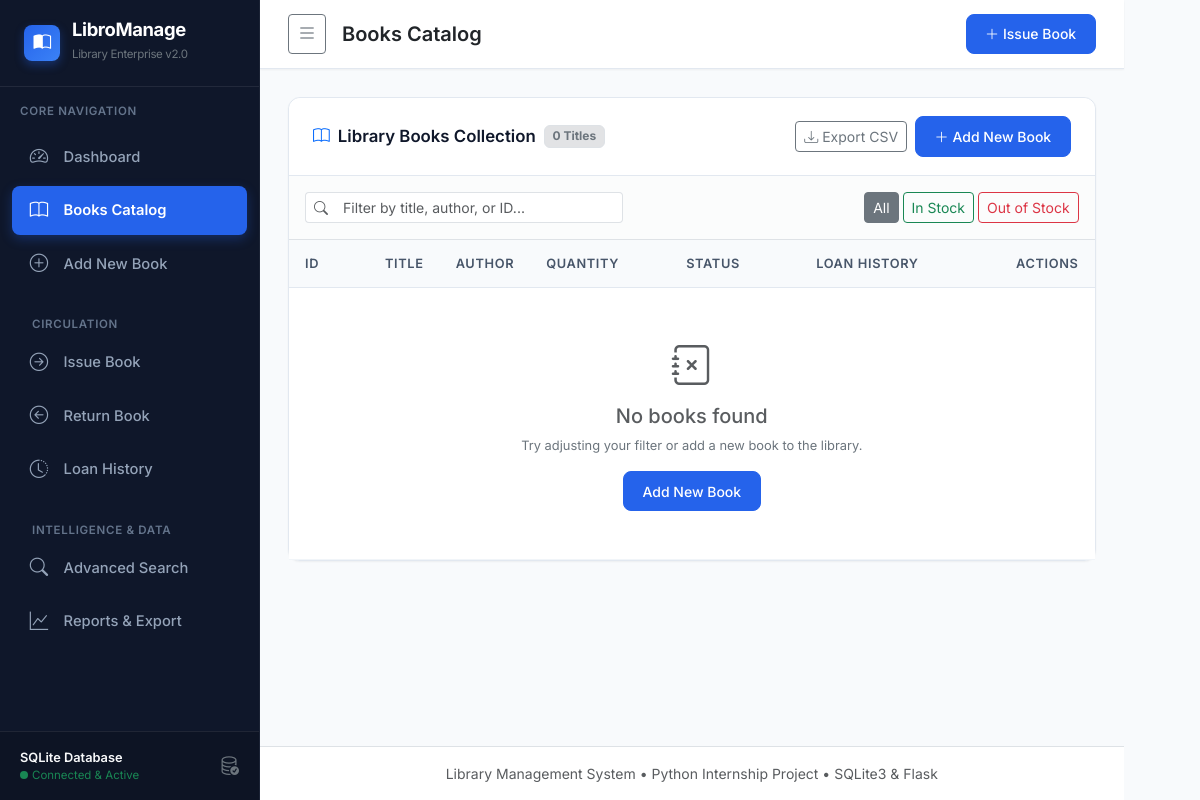
Before: /books with the older database file.
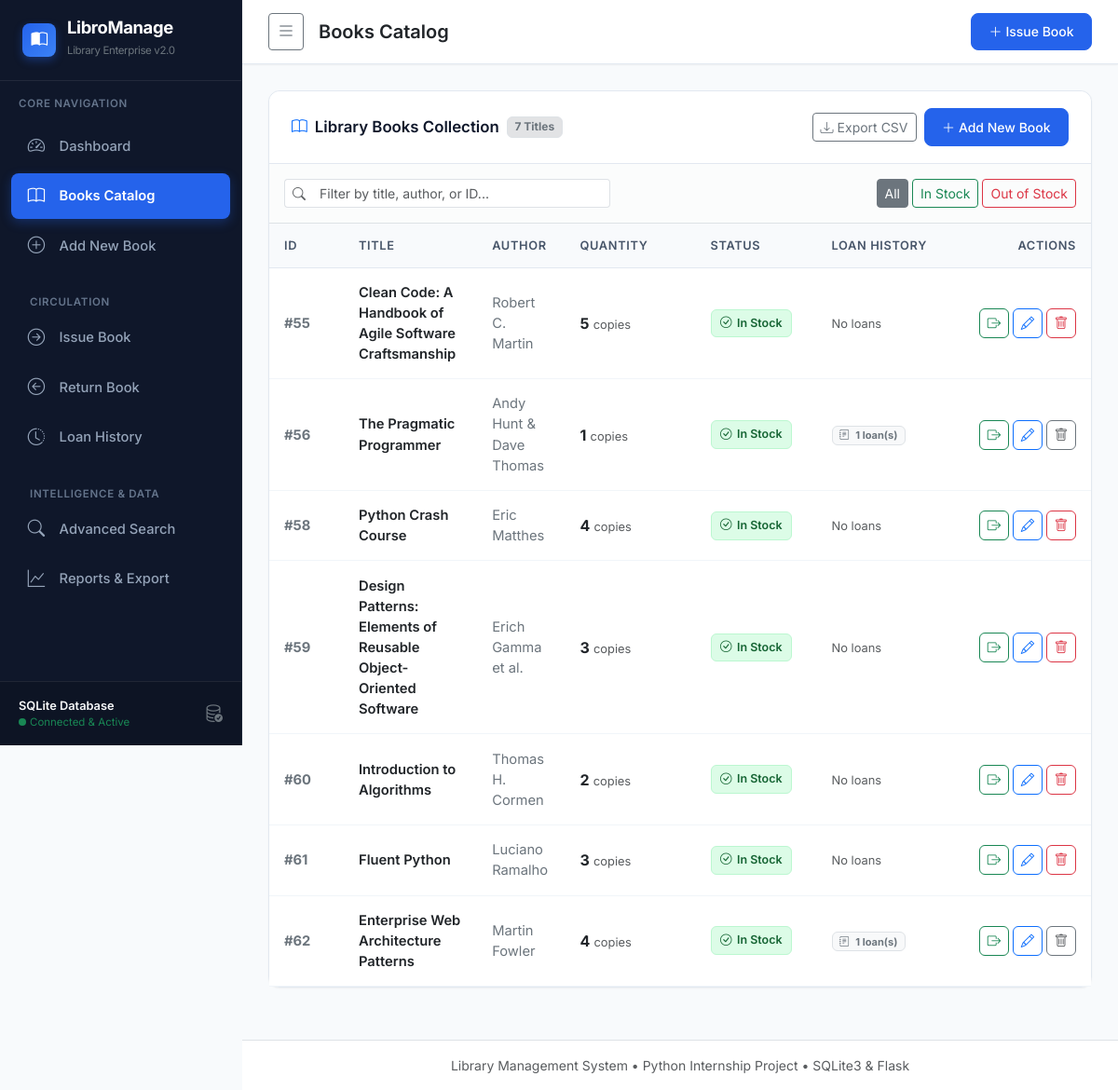
After: the same page with the newer database file.
### tables this page shows
CREATE TABLE books (
            id INTEGER PRIMARY KEY AUTOINCREMENT,
            title TEXT NOT NULL,
            author TEXT NOT NULL,
            quantity INTEGER NOT NULL CHECK(quantity >= 0)
        );

### app.py (the view)
@app.route("/books")
def view_books_page():
    current_filter = request.args.get("filter", "").strip().lower()
    conn = get_connection()
    try:
        cursor = conn.cursor()
        where_clause = ""
        if current_filter == "available":
            where_clause = "WHERE b.quantity > 0"
        elif current_filter == "out_of_stock":
            where_clause = "WHERE b.quantity = 0"
        query = f"""
            SELECT b.id, b.title, b.author, b.quantity,
                   (SELECT COUNT(*) FROM issued_books i WHERE i.book_id = b.id) AS issue_count,
                   (SELECT COUNT(*) FROM issued_books i WHERE i.book_id = b.id AND i.return_date IS NULL) AS active_loans
            FROM books b
            {where_clause}
            ORDER BY b.id ASC
        """
        cursor.execute(query)
        rows = cursor.fetchall()
        books = [
            {
                "id": r[0],
                "title": r[1],
                "author": r[2],
                "quantity": r[3],
                "issue_count": r[4],
                "active_loans": r[5],
            }
            for r in rows
        ]
        return render_template(
            "books.html",
            active_page="books",
            books=books,
            current_filter=current_filter,
        )
    finally:
        conn.close()

### app.py (called while the page is built)
def generate_csrf_token():
    if "_csrf_token" not in session:
        session["_csrf_token"] = secrets.token_hex(32)
    return session["_csrf_token"]

@app.context_processor
def inject_csrf_token():
    return dict(csrf_token=generate_csrf_token)

@app.before_request
def csrf_protect():
    if request.method in ("POST", "PUT", "DELETE"):
        token = request.form.get("csrf_token") or request.headers.get("X-CSRFToken")
        expected = session.get("_csrf_token")
        if not expected or not token or not secrets.compare_digest(token, expected):
            app.logger.warning("CSRF validation failure on %s", request.path)
            flash("Security check failed (invalid or expired CSRF token). Please try again.", "error")
            abort(403, description="CSRF token validation failed.")

### config/database.py (called while the page is built)
def get_connection():
    conn = sqlite3.connect(DATABASE_PATH)
    conn.execute("PRAGMA foreign_keys = ON")
    return conn

### templates/books.html (shortened to what this page needs)
{% extends "base.html" %}
{% block page_title %}Books Catalog{% endblock %}
{% block content %}
<div class="custom-card">
    <div class="custom-card-header flex-wrap gap-2">
        <div class="d-flex align-items-center gap-2">
            <h5 class="mb-0"><i class="bi bi-book text-primary"></i> Library Books Collection</h5>
            <span class="badge bg-secondary-subtle text-secondary border">{{ books|length }} Titles</span>
        </div>
        <div class="d-flex align-items-center gap-2">
            <a href="{{ url_for('export_books_csv_route') }}" class="btn btn-outline-secondary btn-sm d-flex align-items-center gap-1">
                <i class="bi bi-download"></i> Export CSV
            </a>
            <a href="{{ url_for('add_book_page') }}" class="btn btn-primary-custom btn-sm d-flex align-items-center gap-1">
                <i class="bi bi-plus-lg"></i> Add New Book
            </a>
        </div>
    </div>
    <div class="p-3 border-bottom bg-light bg-opacity-50">
        <div class="row g-2 align-items-center justify-content-between">
            <div class="col-md-5">
                <div class="input-group input-group-sm">
                    <span class="input-group-text bg-white border-end-0"><i class="bi bi-search text-muted"></i></span>
                    <input type="text" class="form-control border-start-0" id="tableSearchInput" placeholder="Filter by title, author, or ID...">
                </div>
            </div>
            <div class="col-md-5 d-flex justify-content-md-end gap-1">
                <a href="{{ url_for('view_books_page') }}" class="btn btn-sm btn-outline-secondary {% if not current_filter %}active{% endif %}">All</a>
                <a href="{{ url_for('view_books_page', filter='available') }}" class="btn btn-sm btn-outline-success {% if current_filter == 'available' %}active{% endif %}">In Stock</a>
                <a href="{{ url_for('view_books_page', filter='out_of_stock') }}" class="btn btn-sm btn-outline-danger {% if current_filter == 'out_of_stock' %}active{% endif %}">Out of Stock</a>
            </div>
        </div>
    </div>
    <div class="table-responsive">
        <table class="table custom-table table-hover filterable-table">
            <thead>
                <tr>
                    <th style="width: 80px;">ID</th>
                    <th>Title</th>
                    <th>Author</th>
                    <th style="width: 140px;">Quantity</th>
                    <th style="width: 130px;">Status</th>
                    <th style="width: 130px;">Loan History</th>
                    <th class="text-end" style="width: 160px;">Actions</th>
                </tr>
            </thead>
            <tbody>
                {% if books %}
                    {% for book in books %}
                        <tr>
                            <td class="fw-bold text-secondary">#{{ book.id }}</td>
                            <td>
                                <div class="fw-semibold text-dark">{{ book.title }}</div>
                            </td>
                            <td class="text-secondary">{{ book.author }}</td>
                            <td>
                                <span class="fw-bold fs-6 {{ 'text-danger' if book.quantity == 0 else 'text-dark' }}">{{ book.quantity }}</span>
                                <small class="text-muted">copies</small>
                            </td>
                            <td>
                                {% if book.quantity > 0 %}
                                    <span class="badge-status badge-in-stock">
                                        <i class="bi bi-check-circle"></i> In Stock
                                    </span>
                                {% else %}
                                    <span class="badge-status badge-out-of-stock">
                                        <i class="bi bi-x-circle"></i> Out of Stock
                                    </span>
                                {% endif %}
                            </td>
                            <td>
                                {% if book.issue_count > 0 %}
                                    <span class="badge bg-light text-secondary border" title="{{ book.issue_count }} issue transactions on record">
                                        <i class="bi bi-journal-text me-1"></i> {{ book.issue_count }} loan(s)
                                    </span>
                                {% else %}
                                    <span class="text-muted small">No loans</span>
                                {% endif %}
                            </td>
                            <td class="text-end">
                                <div class="d-inline-flex gap-1">
                                    {% if book.quantity > 0 %}
                                        <a href="{{ url_for('issue_book_page', book_id=book.id) }}" class="btn btn-outline-success btn-action" title="Issue this book">
                                            <i class="bi bi-box-arrow-right"></i>
                                        </a>
                                    {% else %}
                                        <button class="btn btn-outline-secondary btn-action" disabled title="Out of stock">
                                            <i class="bi bi-box-arrow-right"></i>
                                        </button>
                                    {% endif %}
                                    <a href="{{ url_for('edit_book_page', id=book.id) }}" class="btn btn-outline-primary btn-action" title="Edit book details">
                                        <i class="bi bi-pencil"></i>
                                    </a>
                                    {% if book.issue_count > 0 %}
                                        <button type="button" class="btn btn-outline-secondary btn-action"
                                                title="Cannot delete: book has issue history records"
                                                onclick="alert('Cannot delete \'{{ book.title|replace('\'', '\\\'') }}\'! This book has historical loan records. Deleting it would violate audit history integrity.');">
                                            <i class="bi bi-trash text-muted"></i>
                                        </button>
                                    {% else %}
                                        <button type="button" class="btn btn-outline-danger btn-action"
                                                data-bs-toggle="modal"
                                                data-bs-target="#deleteConfirmModal"
                                                data-book-id="{{ book.id }}"
                                                data-book-title="{{ book.title }}"
                                                title="Delete book">
                                            <i class="bi bi-trash"></i>
                                        </button>
                                    {% endif %}
                                </div>
                            </td>
                        </tr>
                    {% endfor %}
                {% else %}
                    <tr>
                        <td colspan="7" class="text-center py-5 text-muted">
                            <i class="bi bi-journal-x fs-1 d-block mb-2"></i>
                            <h5>No books found</h5>
                            <p class="small text-secondary">Try adjusting your filter or add a new book to the library.</p>
                            <a href="{{ url_for('add_book_page') }}" class="btn btn-primary-custom btn-sm">Add New Book</a>
                        </td>
                    </tr>
                {% endif %}
            </tbody>
        </table>
    </div>
</div>
{% endblock %}

### templates/base.html (shortened to what this page needs)
<!DOCTYPE html>
<html lang="en">
<head>
    <link href="https://cdn.jsdelivr.net/npm/bootstrap@5.3.3/dist/css/bootstrap.min.css" rel="stylesheet">
    <link href="https://cdn.jsdelivr.net/npm/bootstrap-icons@1.11.3/font/bootstrap-icons.min.css" rel="stylesheet">
    <link rel="stylesheet" href="{{ url_for('static', filename='css/style.css') }}">
</head>
<body>
<div class="d-flex" id="wrapper">
    <aside id="sidebar-wrapper">
        <div class="sidebar-heading">
            <div class="brand-icon">
                <i class="bi bi-book-half"></i>
            </div>
            <div>
                <div class="lh-1">LibroManage</div>
                <small class="text-secondary fw-normal" style="font-size: 0.72rem;">Library Enterprise v2.0</small>
            </div>
        </div>
        <div class="sidebar-nav-section">Core Navigation</div>
        <ul class="nav flex-column sidebar-nav">
            <li class="nav-item">
                <a class="nav-link {% if active_page == 'dashboard' %}active{% endif %}" href="{{ url_for('dashboard') }}">
                    <i class="bi bi-speedometer2"></i> Dashboard
                </a>
            </li>
            <li class="nav-item">
                <a class="nav-link {% if active_page == 'books' %}active{% endif %}" href="{{ url_for('view_books_page') }}">
                    <i class="bi bi-book"></i> Books Catalog
                </a>
            </li>
            <li class="nav-item">
                <a class="nav-link {% if active_page == 'add_book' %}active{% endif %}" href="{{ url_for('add_book_page') }}">
                    <i class="bi bi-plus-circle"></i> Add New Book
                </a>
            </li>
            <div class="sidebar-nav-section mt-2">Circulation</div>
            <li class="nav-item">
                <a class="nav-link {% if active_page == 'issue' %}active{% endif %}" href="{{ url_for('issue_book_page') }}">
                    <i class="bi bi-arrow-right-circle"></i> Issue Book
                </a>
            </li>
            <li class="nav-item">
                <a class="nav-link {% if active_page == 'return' %}active{% endif %}" href="{{ url_for('return_book_page') }}">
                    <i class="bi bi-arrow-left-circle"></i> Return Book
                </a>
            </li>
            <li class="nav-item">
                <a class="nav-link {% if active_page == 'history' %}active{% endif %}" href="{{ url_for('history_page') }}">
                    <i class="bi bi-clock-history"></i> Loan History
                </a>
            </li>
            <div class="sidebar-nav-section mt-2">Intelligence & Data</div>
            <li class="nav-item">
                <a class="nav-link {% if active_page == 'search' %}active{% endif %}" href="{{ url_for('search_page') }}">
                    <i class="bi bi-search"></i> Advanced Search
                </a>
            </li>
            <li class="nav-item">
                <a class="nav-link {% if active_page == 'reports' %}active{% endif %}" href="{{ url_for('reports_page') }}">
                    <i class="bi bi-graph-up"></i> Reports & Export
                </a>
            </li>
        </ul>
        <div class="sidebar-footer d-flex align-items-center justify-content-between">
            <div>
                <div class="fw-semibold text-light" style="font-size: 0.8rem;">SQLite Database</div>
                <div class="text-success small d-flex align-items-center gap-1">
                    <span class="p-1 rounded-circle bg-success d-inline-block"></span> Connected & Active
                </div>
            </div>
            <i class="bi bi-database-check fs-5 text-secondary"></i>
        </div>
    </aside>
    <div id="page-content-wrapper">
        <header class="top-navbar d-flex align-items-center justify-content-between">
            <div class="d-flex align-items-center gap-3">
                <button class="btn btn-outline-secondary btn-sm" id="sidebarToggle" title="Toggle Sidebar">
                    <i class="bi bi-list fs-5"></i>
                </button>
                <h5 class="mb-0 fw-semibold text-dark">
                    {% block page_title %}Dashboard{% endblock %}
                </h5>
            </div>
            <div class="d-flex align-items-center gap-2">
                <a href="{{ url_for('issue_book_page') }}" class="btn btn-primary-custom btn-sm d-flex align-items-center gap-1">
                    <i class="bi bi-plus-lg"></i> <span>Issue Book</span>
                </a>
            </div>
        </header>
        <main class="main-content">
            {% block content %}{% endblock %}
        </main>
        <footer class="mt-auto py-3 bg-white border-top text-center text-muted small">
            <div class="container-fluid">
                <span>Library Management System &bull; Python Internship Project &bull; SQLite3 & Flask</span>
            </div>
        </footer>
    </div>
</div>
</body>
</html>

Changed rows visible on the page:
added books: id "55", title "Clean Code: A Handbook of Agile Software Craftsmanship", author "Robert C. Martin", quantity "5", shows "In Stock", shows "No loans"
added books: id "56", title "The Pragmatic Programmer", author "Andy Hunt & Dave Thomas", quantity "1", shows "In Stock", issue_count "1"
added books: id "58", title "Python Crash Course", author "Eric Matthes", quantity "4", shows "In Stock", shows "No loans"
added books: id "59", title "Design Patterns: Elements of Reusable Object-Oriented Software", author "Erich Gamma et al.", quantity "3", shows "In Stock", shows "No loans"
added books: id "60", title "Introduction to Algorithms", author "Thomas H. Cormen", quantity "2", shows "In Stock", shows "No loans"
added books: id "61", title "Fluent Python", author "Luciano Ramalho", quantity "3", shows "In Stock", shows "No loans"
added books: id "62", title "Enterprise Web Architecture Patterns", author "Martin Fowler", quantity "4", shows "In Stock", issue_count "1"
Other visible differences:
{{ books|length }}: "0" → "7"
text no longer shown: "No books found Try adjusting your filter or add a new book to the library. Add New Book"
